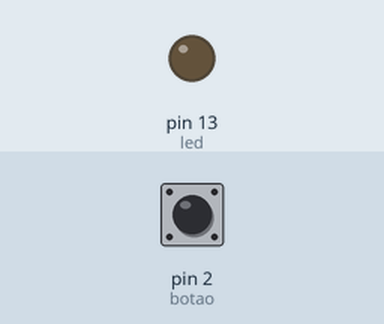
This sketch was run on a simulated Arduino Uno, built with avr-gcc and run on an emulated ATmega328P. Parts: output pins drawn as LEDs (lit = HIGH). Inputs (shaded band) come from the test bench; at power-on: pin 2 (botao) LOW.

Above: at 1.2 s.
1.3 s: pin 2 (botao) pulled HIGH for 0.15 s
At 1.37 s:
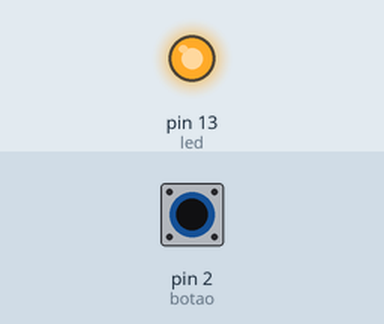
2.9 s: pin 2 (botao) pulled HIGH for 3.2 s
At 6.5 s:
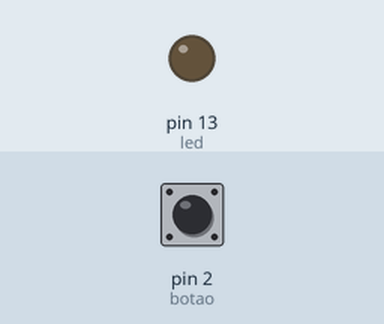
Timing chart, 0 to 8.0 s (numbered marks = the images above; inputs shaded):
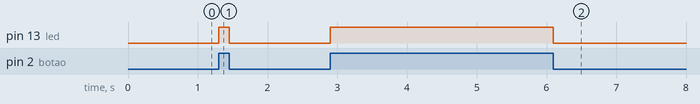

Measured:
- after the input at 1.3 s, pin 13 (led): LOW → HIGH at once, → LOW 0.15 s later
- after the input at 2.9 s, pin 13 (led): LOW → HIGH at once, → LOW 3.2 s later

The sketch:

Semana2_Desafio1.ino
```cpp
int led = 13;
int botao = 2;
int estado = 0;

void setup()
{
  pinMode(led,OUTPUT);
  pinMode(botao,INPUT);
}

void loop()
{
  estado = digitalRead(botao);

 if (estado == HIGH)
 {
 	digitalWrite(led,HIGH);
 }
 else
 {
    digitalWrite(led,LOW);
 }
}
```
